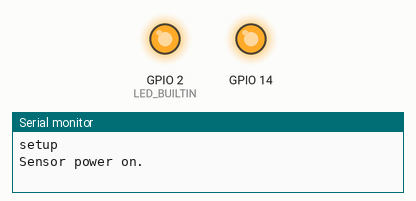
This program was run on a simulated ESP8266 (NodeMCU). Shown: output pins drawn as LEDs (lit = HIGH, except the on-board LED, lit = LOW), the last lines printed to the serial monitor. WiFi joins after 1.5 s; servers stay silent unless stated; uploads are accepted with an empty reply; not simulated (calls return 0 or success): Secrets.h; names the files do not define were given values by the test bench: BACKEND_PORT = 80. At 2.7 s the program puts the board to deep sleep or switches it off; the recording ends there.

Above: at 0.1 s.
At 1.1 s:
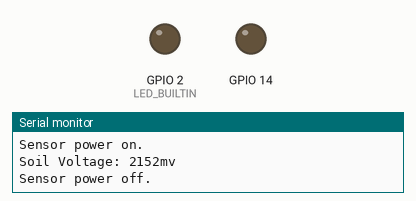
Timing chart, 0 to 2.7 s (numbered marks = the images above):
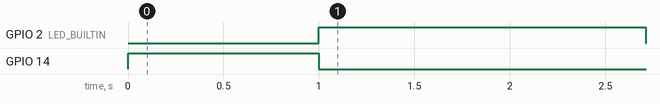

The program:

main.cpp
```cpp
#include <Constants.h>
#include <Data.h>
#include <Sensor.h>
#include <WiFiFunctions.h>

void setup()
{
  Serial.begin(76800);
  Serial.setTimeout(2000);
  Serial.setDebugOutput(false);
  Serial.println("setup");

  pinMode(LED_BUILTIN, OUTPUT);
  pinMode(SENSOR_PWR, OUTPUT);
  pinMode(WAKEUP, WAKEUP_PULLUP);

  digitalWrite(0U, LOW);
  digitalWrite(12U, LOW);
  digitalWrite(13U, LOW);
  digitalWrite(15U, LOW);
  ESP.wdtEnable(60000U);

  digitalWrite(LED_BUILTIN, LOW);

  readSensors();
  sendData();
  hibernate();
}

void loop()
{
  Serial.println("loop");
  delay(100);
}
```

Common.h
```cpp
#include <Arduino.h>

uint16_t toMv(int reading, float koef);
float mvToMoisture(int mv);
int mvToLux(int mv);
String toDeviceId(const char *label);
```

Constants.h
```cpp
#include <Secrets.h>

#define SERIAL_DEBUG_LOG        false
#define SLEEP_SEC               3600U
#define WAKEUP                  16U
#define SENSOR_PWR              14U
#define SOIL_SENSOR_PIN         A0
#define VIN_MV                  3300.0F
#define PHOTO_PULLDOWN_OHM      100.7F
#define ADC_MAX_MV              1000.0F
#define DIODE_FALL_MV           0.0F
#define PROBE_OHM               0.0F
#define DIVIDER_G_OHM           10000.0F
#define DIVIDER_IN_OHM          33000.0F
#define PHOTO_DIVIDER_K         1.0F
#define SOIL_DIVIDER_K          1.0F
#define DEVICE_ID               "plant_2"
```

Data.h
```cpp
#include <Arduino.h>

extern uint16_t soilMv;
```

Sensor.h
```cpp
#include <Arduino.h>

void readSensors();
```

WiFiFunctions.h
```cpp
#include <Arduino.h>

void hibernate();
void wait();
void sendData();
```

Common.cpp
```cpp
#include <Arduino.h>
#include <Constants.h>
#include <math.h>

uint16_t toMv(int reading, float koef)
{
  const float dividerK = (DIVIDER_IN_OHM - PROBE_OHM + DIVIDER_G_OHM - PROBE_OHM) / (DIVIDER_G_OHM - PROBE_OHM);
  // Serial.println(reading);
  // Serial.println(reading * (ADC_MAX_MV / 1023.0F) + DIODE_FALL_MV);
  // Serial.println(dividerK);
  return (uint16_t) round((reading * (ADC_MAX_MV / 1023.0F) * dividerK + DIODE_FALL_MV) * koef);
}

float mvToMoisture(int mv)
{
  const double mv_d = (double) mv;
  const double result = -14973.02 + 107.7763 * mv_d - 0.2844009 * mv_d * mv_d + 0.000328417 * mv_d * mv_d * mv_d - 1.404959e-7 * mv_d * mv_d * mv_d * mv_d;
  return (float) max(0.0, min(100.0, round(result)));
}

int mvToLux(int mv)
{
  float RLDR = (PHOTO_PULLDOWN_OHM * (VIN_MV - mv)) / mv;
  return (int)round(500.0F / (RLDR / 1000.0F));
}

String toDeviceId(const char *label)
{
  return "sensor.virtual_" + String(DEVICE_ID) + "_" + label;
}
```

Data.cpp
```cpp
#include <Arduino.h>

uint16_t soilMv;
```

Sensor.cpp
```cpp
#include <Sensor.h>
#include <Data.h>
#include <Constants.h>
#include <Common.h>

int soilMoisture;

void readSensors()
{
  digitalWrite(SENSOR_PWR, HIGH);
  digitalWrite(LED_BUILTIN, LOW);
  Serial.println("Sensor power on.");
  delay(1000);

  soilMv = toMv(analogRead(SOIL_SENSOR_PIN), SOIL_DIVIDER_K);

  Serial.println("Soil Voltage: " + String(soilMv) + "mv");
  Serial.println("Sensor power off.");

  digitalWrite(SENSOR_PWR, LOW);
  digitalWrite(LED_BUILTIN, HIGH);
}
```

WiFiFunctions.cpp
```cpp
#include <Arduino.h>
#include <Constants.h>
#include <Data.h>
#include <WiFiFunctions.h>
#include <ESP8266WiFi.h>
#include <ESP8266WiFiMulti.h>
#include <ESP8266HTTPClient.h>
#include <Common.h>

ESP8266WiFiMulti WiFiMulti;
byte ledState = B0;

void hibernate()
{
  ESP.deepSleep(SLEEP_SEC * 1000U * 1000U);
  delay(10);
}

void wait()
{
  delay(SLEEP_SEC * 1000U);
}

void WiFiinit()
{
  Serial.print(F("Initialising Wifi "));
  WiFiMulti.addAP(AP_SSID, AP_PASS);
  WiFi.mode(WIFI_STA);
  WiFi.persistent(true);
  WiFi.setAutoConnect(true);
  WiFi.setAutoReconnect(true);
}

boolean WiFiconnect()
{
  ESP.wdtFeed();
  if (WiFi.SSID() != AP_SSID)
  {
    WiFiinit();
  }

  unsigned long startTime = millis();
  unsigned long tries = 1U;
  while (WiFiMulti.run() != WL_CONNECTED)
  {
    delay(200);
    Serial.print('.');
    ESP.wdtFeed();
    unsigned long elapsedTime = millis() - startTime;
    if (elapsedTime > 15000U)
    {
      WiFiinit();
      startTime = millis();
      tries++;
    }
    if (tries > 3)
    {
      hibernate();
    }
  }
  Serial.print(" Connected! IP address: ");
  Serial.println(WiFi.localIP());
  return true;
}

int updateDevice(const String id, const String value, const boolean terminal)
{
  ESP.wdtFeed();
  int httpCode = 0;
  String url = "http://" + String(BACKEND_HOST) + ":" + BACKEND_PORT + "/api/services/virtual/set";
  String payload = String("{\"entity_id\":\"[id]\",\"value\":[value]}");
  payload.replace("[id]", id);
  payload.replace("[value]", value);

  WiFiClient client;
  HTTPClient http;
  http.begin(client, url);
  http.setTimeout(5000U);

  http.addHeader("Host", BACKEND_HOST);
  http.addHeader("Authorization", "Bearer " + String(SECURITY_TOKEN));
  http.addHeader("Accept", "*/*");
  http.addHeader("Content-Type", "application/json");
  http.addHeader("Upgrade-Insecure-Requests", "1");
  http.addHeader("User-Agent", "ESP8266 Plant Sensor " + String(DEVICE_ID));

  if (terminal)
  {
    http.addHeader("Connection", "close");
  }

  Serial.println((char *)url.c_str());
  Serial.println((char *)payload.c_str());

  digitalWrite(LED_BUILTIN, ledState ^= B1);

  httpCode = http.POST(payload);
  if (httpCode > 0)
  {
    Serial.printf("Send code: %d\n", httpCode);
    if (httpCode != HTTP_CODE_OK)
    {
      String payload = http.getString();
      Serial.println(payload);
    }
  }
  else
  {
    Serial.printf("Send failed, error: %s\n", http.errorToString(httpCode).c_str());
  }

  http.end();
  return httpCode;
}

void sendData() {
  const float moisturePercent = mvToMoisture(soilMv);
  if (soilMv > 0U && soilMv < 6000.0F && WiFiconnect())
  {
    digitalWrite(LED_BUILTIN, HIGH);
    updateDevice(toDeviceId("soil_mv"), String(soilMv), true);
    digitalWrite(LED_BUILTIN, LOW);
  }
}
```

Measured:
- by itself, GPIO 2 (LED_BUILTIN): LOW → HIGH at 1.0 s, → LOW 1.7 s later
- by itself, GPIO 14: LOW → HIGH at 0.00 s, → LOW 1.0 s later
